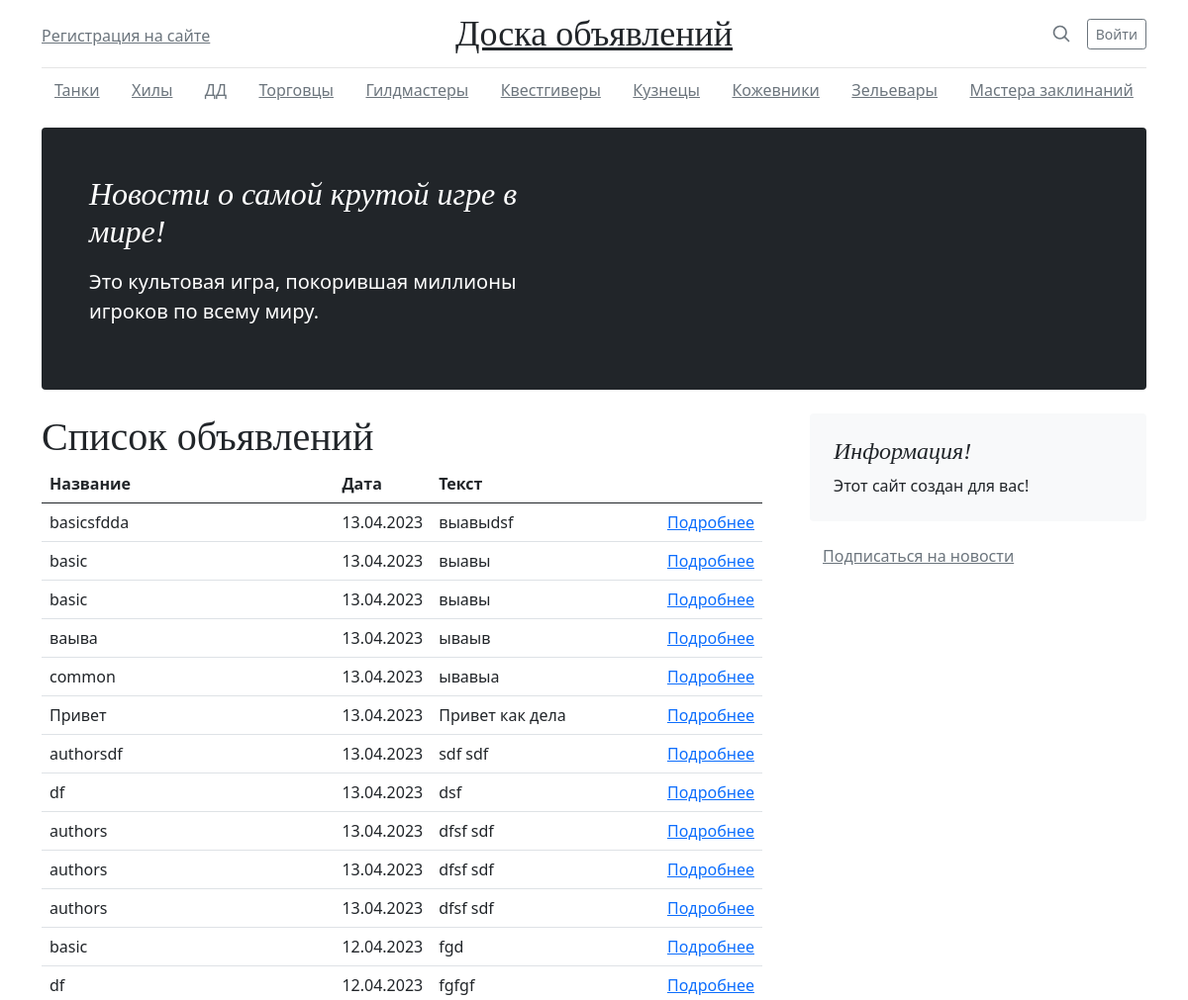
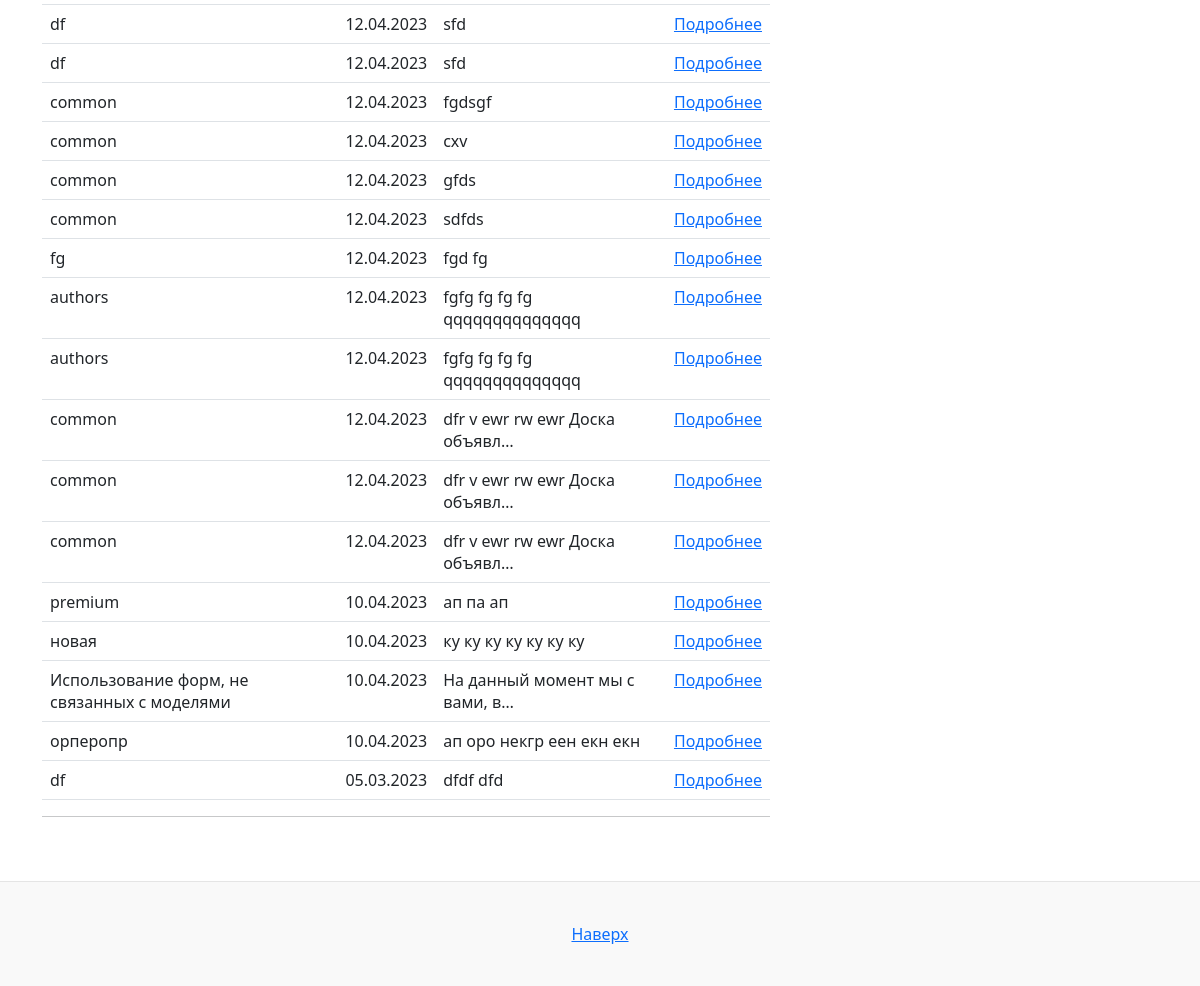
/board/, run on the app's committed database (2 pictures, top to bottom).
### board/models.py (models this page shows, shortened)
class New(models.Model):
	list_category = [("Танки", "Танки"), ("Хилы", "Хилы"),("ДД", "ДД") ,("Торговцы", "Торговцы") , ("Гилдмастеры", "Гилдмастеры"),("Квестгиверы", "Квестгиверы") ,("Кузнецы", "Кузнецы") ,("Кожевники", "Кожевники") , ("Зельевары", "Зельевары"), ("Мастера заклинаний", "Мастера заклинаний")]
	date = models.DateTimeField(auto_now_add=True)
	name = models.CharField(max_length=255)
	text = models.TextField()
	author = models.ForeignKey(User, on_delete=models.CASCADE)
	category = models.CharField(max_length=20, choices=list_category)

### board/views.py (the view)
# urls.py: path('', NewsList.as_view(), name='news'),
class NewsList(ListView):
	model = New
	template_name = 'news.html'
	context_object_name = 'news'
	ordering = ['-date']

### templates/news.html (shortened to what this page needs)
{% extends 'default.html' %}
{% block title2 %}
<div class="p-4 p-md-5 mb-4 text-white rounded bg-dark">
    <div class="col-md-6 px-0">
      <h1 class="display-4 fst-italic">Новости о самой крутой игре в мире!</h1>
      <p class="lead my-3">Это культовая игра, покорившая миллионы игроков по всему миру.</p>
    </div>
</div>
{% endblock title2 %}
{% block title %}
Список объявлений
{% endblock title %}
{% block content %}
<table class="table">
    <thead>
        <tr>
            <th>Название</th>
            <th>Дата</th>
            <th>Текст</th>
            <th></th>
        </tr>
    </thead>
    <tbody>
    {% for new in news %}
     <tr>
         <td>
             {{new.name}}
         </td>
         <td>
             {{ new.date|date:"d.m.Y"}}
         </td>
         <td>
             {{ new.text|truncatechars:30}}
         </td>
          <td>
             <a href="./{{new.id}}">Подробнее</a>
         </td>
     </tr>
    {% endfor %}
</table>
{% endblock content %}

### static/blog/blog.css (style rules this page uses)
h1, h2, h3, h4, h5, h6 { font-family: "Playfair Display", Georgia, "Times New Roman", serif; }
.display-4 { font-size: 2rem; }
@media (min-width: 768px) { .display-4 { font-size: 2rem; } }

### data on the page
New: name "basicsfdda", date "13.04.2023", text "выавыdsf"
New: name "basic", date "13.04.2023", text "выавы"
New: name "basic", date "13.04.2023", text "выавы"
New: name "ваыва", date "13.04.2023", text "ываыв"
New: name "common", date "13.04.2023", text "ывавыа"
New: name "Привет", date "13.04.2023", text "Привет как дела"
New: name "authorsdf", date "13.04.2023", text "sdf sdf"
New: name "df", date "13.04.2023", text "dsf"
New: name "authors", date "13.04.2023", text "dfsf sdf"
New: name "authors", date "13.04.2023", text "dfsf sdf"
New: name "authors", date "13.04.2023", text "dfsf sdf"
New: name "basic", date "12.04.2023", text "fgd"
New: name "df", date "12.04.2023", text "fgfgf"
New: name "df", date "12.04.2023", text "sfd"
New: name "df", date "12.04.2023", text "sfd"
New: name "common", date "12.04.2023", text "fgdsgf"
New: name "common", date "12.04.2023", text "cxv"
New: name "common", date "12.04.2023", text "gfds"
New: name "common", date "12.04.2023", text "sdfds"
New: name "fg", date "12.04.2023", text "fgd fg"
New: name "authors", date "12.04.2023", text "fgfg fg fg fg qqqqqqqqqqqqqq"
New: name "authors", date "12.04.2023", text "fgfg fg fg fg qqqqqqqqqqqqqq"
New: name "common", date "12.04.2023", text "dfr v ewr rw ewr Доска объявл…"
New: name "common", date "12.04.2023", text "dfr v ewr rw ewr Доска объявл…"
New: name "common", date "12.04.2023", text "dfr v ewr rw ewr Доска объявл…"
New: name "premium", date "10.04.2023", text "ап па ап"
New: name "новая", date "10.04.2023", text "ку ку ку ку ку ку ку"
New: name "Использование форм, не связанных с моделями", date "10.04.2023", text "На данный момент мы с вами, в…"
New: name "орперопр", date "10.04.2023", text "ап оро некгр еен екн екн"
New: name "df", date "05.03.2023", text "dfdf dfd"
